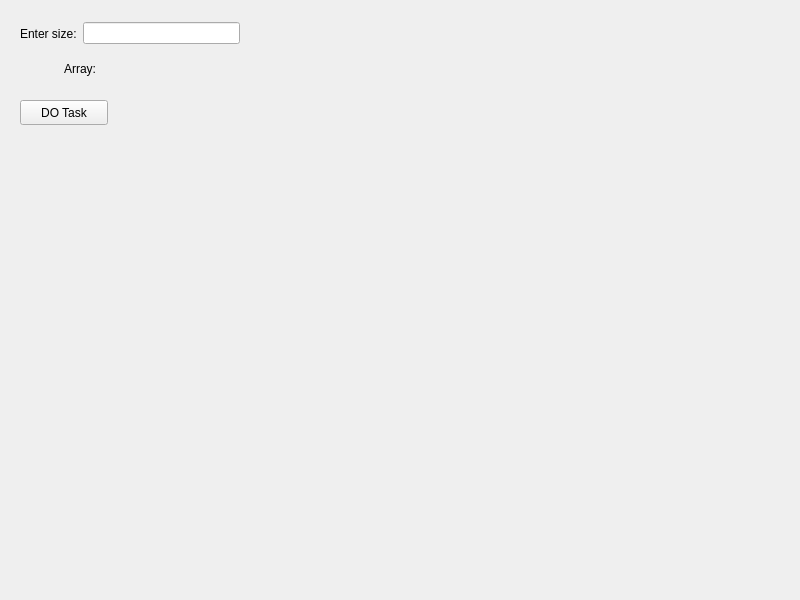
<?xml version="1.0" encoding="UTF-8"?>
<ui version="4.0">
 <class>MainWindow</class>
 <widget class="QMainWindow" name="MainWindow">
  <property name="geometry">
   <rect>
    <x>0</x>
    <y>0</y>
    <width>800</width>
    <height>600</height>
   </rect>
  </property>
  <property name="windowTitle">
   <string>MainWindow</string>
  </property>
  <widget class="QWidget" name="centralwidget">
   <widget class="QWidget" name="layoutWidget">
    <property name="geometry">
     <rect>
      <x>20</x>
      <y>20</y>
      <width>220</width>
      <height>27</height>
     </rect>
    </property>
    <layout class="QHBoxLayout" name="horizontalLayout">
     <item>
      <widget class="QLabel" name="label">
       <property name="text">
        <string>Enter size:</string>
       </property>
      </widget>
     </item>
     <item>
      <widget class="QLineEdit" name="Size_Edit"/>
     </item>
    </layout>
   </widget>
   <widget class="QLabel" name="label_2">
    <property name="geometry">
     <rect>
      <x>100</x>
      <y>60</y>
      <width>111</width>
      <height>20</height>
     </rect>
    </property>
    <property name="text">
     <string/>
    </property>
   </widget>
   <widget class="QLabel" name="label_3">
    <property name="geometry">
     <rect>
      <x>30</x>
      <y>60</y>
      <width>66</width>
      <height>17</height>
     </rect>
    </property>
    <property name="text">
     <string>Array:</string>
    </property>
    <property name="alignment">
     <set>Qt::AlignRight|Qt::AlignTrailing|Qt::AlignVCenter</set>
    </property>
   </widget>
   <widget class="QPushButton" name="pushButton">
    <property name="geometry">
     <rect>
      <x>20</x>
      <y>100</y>
      <width>88</width>
      <height>25</height>
     </rect>
    </property>
    <property name="text">
     <string>DO Task</string>
    </property>
   </widget>
   <widget class="QLabel" name="label_4">
    <property name="geometry">
     <rect>
      <x>40</x>
      <y>140</y>
      <width>66</width>
      <height>17</height>
     </rect>
    </property>
    <property name="text">
     <string/>
    </property>
   </widget>
  </widget>
 </widget>
 <resources/>
 <connections/>
</ui>
